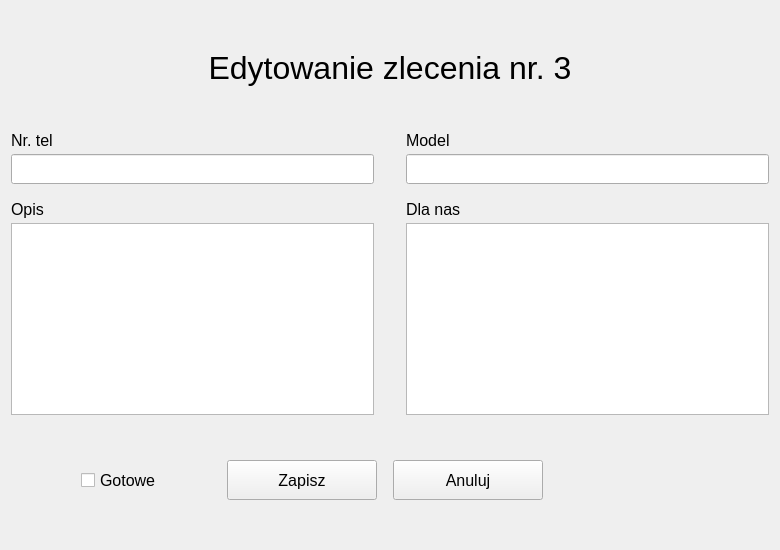
           <widget class="QWidget" name="editPage">
            <layout class="QVBoxLayout" name="verticalLayout_5">
             <item>
              <spacer name="editPageVSpacer1">
               <property name="orientation">
                <enum>Qt::Orientation::Vertical</enum>
               </property>
               <property name="sizeHint" stdset="0">
                <size>
                 <width>20</width>
                 <height>39</height>
                </size>
               </property>
              </spacer>
             </item>
             <item>
              <widget class="QLabel" name="editPageLabel">
               <property name="font">
                <font>
                 <pointsize>24</pointsize>
                </font>
               </property>
               <property name="text">
                <string>Edytowanie zlecenia nr. 3</string>
               </property>
               <property name="alignment">
                <set>Qt::AlignmentFlag::AlignCenter</set>
               </property>
              </widget>
             </item>
             <item>
              <spacer name="editPageVSpacer2">
               <property name="orientation">
                <enum>Qt::Orientation::Vertical</enum>
               </property>
               <property name="sizeHint" stdset="0">
                <size>
                 <width>20</width>
                 <height>39</height>
                </size>
               </property>
              </spacer>
             </item>
             <item>
              <layout class="QGridLayout" name="editPageInputGrid">
               <property name="horizontalSpacing">
                <number>32</number>
               </property>
               <property name="verticalSpacing">
                <number>16</number>
               </property>
               <item row="0" column="0">
                <layout class="QVBoxLayout" name="editPagePhoneLayout">
                 <property name="spacing">
                  <number>4</number>
                 </property>
                 <item>
                  <widget class="QLabel" name="editPagePhoneLabel">
                   <property name="font">
                    <font>
                     <pointsize>12</pointsize>
                    </font>
                   </property>
                   <property name="text">
                    <string>Nr. tel</string>
                   </property>
                  </widget>
                 </item>
                 <item>
                  <widget class="QLineEdit" name="editPagePhoneLineEdit">
                   <property name="minimumSize">
                    <size>
                     <width>0</width>
                     <height>30</height>
                    </size>
                   </property>
                   <property name="cursor">
                    <cursorShape>IBeamCursor</cursorShape>
                   </property>
                  </widget>
                 </item>
                </layout>
               </item>
               <item row="0" column="1">
                <layout class="QVBoxLayout" name="editPageModelLayout">
                 <property name="spacing">
                  <number>4</number>
                 </property>
                 <item>
                  <widget class="QLabel" name="editPageModelLabel">
                   <property name="font">
                    <font>
                     <pointsize>12</pointsize>
                    </font>
                   </property>
                   <property name="text">
                    <string>Model</string>
                   </property>
                  </widget>
                 </item>
                 <item>
                  <widget class="QLineEdit" name="editPageModelLineEdit">
                   <property name="minimumSize">
                    <size>
                     <width>0</width>
                     <height>30</height>
                    </size>
                   </property>
                   <property name="cursor">
                    <cursorShape>IBeamCursor</cursorShape>
                   </property>
                  </widget>
                 </item>
                </layout>
               </item>
               <item row="1" column="1">
                <layout class="QVBoxLayout" name="editPageForUsLayout">
                 <property name="spacing">
                  <number>4</number>
                 </property>
                 <item>
                  <widget class="QLabel" name="editPageForUsLabel">
                   <property name="font">
                    <font>
                     <pointsize>12</pointsize>
                    </font>
                   </property>
                   <property name="text">
                    <string>Dla nas</string>
                   </property>
                  </widget>
                 </item>
                 <item>
                  <widget class="QPlainTextEdit" name="editPageForUsPlainTextEdit">
                   <property name="cursor" stdset="0">
                    <cursorShape>IBeamCursor</cursorShape>
                   </property>
                  </widget>
                 </item>
                </layout>
               </item>
               <item row="1" column="0">
                <layout class="QVBoxLayout" name="editPageDescLayout">
                 <property name="spacing">
                  <number>4</number>
                 </property>
                 <item>
                  <widget class="QLabel" name="editPageDescLabel">
                   <property name="font">
                    <font>
                     <pointsize>12</pointsize>
                    </font>
                   </property>
                   <property name="text">
                    <string>Opis</string>
                   </property>
                  </widget>
                 </item>
                 <item>
                  <widget class="QPlainTextEdit" name="editPageDescPlainTextEdit">
                   <property name="cursor" stdset="0">
                    <cursorShape>IBeamCursor</cursorShape>
                   </property>
                  </widget>
                 </item>
                </layout>
               </item>
              </layout>
             </item>
             <item>
              <spacer name="editPageVSpacer3">
               <property name="orientation">
                <enum>Qt::Orientation::Vertical</enum>
               </property>
               <property name="sizeHint" stdset="0">
                <size>
                 <width>20</width>
                 <height>39</height>
                </size>
               </property>
              </spacer>
             </item>
             <item>
              <layout class="QHBoxLayout" name="editPageButtonsLayout">
               <property name="spacing">
                <number>16</number>
               </property>
               <item>
                <spacer name="editPageHSpacer1">
                 <property name="orientation">
                  <enum>Qt::Orientation::Horizontal</enum>
                 </property>
                 <property name="sizeType">
                  <enum>QSizePolicy::Policy::Minimum</enum>
                 </property>
                 <property name="sizeHint" stdset="0">
                  <size>
                   <width>70</width>
                   <height>20</height>
                  </size>
                 </property>
                </spacer>
               </item>
               <item>
                <widget class="QCheckBox" name="editPageReadyCheckBox">
                 <property name="sizePolicy">
                  <sizepolicy hsizetype="Fixed" vsizetype="Fixed">
                   <horstretch>0</horstretch>
                   <verstretch>0</verstretch>
                  </sizepolicy>
                 </property>
                 <property name="minimumSize">
                  <size>
                   <width>100</width>
                   <height>40</height>
                  </size>
                 </property>
                 <property name="font">
                  <font>
                   <pointsize>12</pointsize>
                  </font>
                 </property>
                 <property name="text">
                  <string>Gotowe</string>
                 </property>
                </widget>
               </item>
               <item>
                <spacer name="editPageHSpacer2">
                 <property name="orientation">
                  <enum>Qt::Orientation::Horizontal</enum>
                 </property>
                 <property name="sizeType">
                  <enum>QSizePolicy::Policy::Expanding</enum>
                 </property>
                 <property name="sizeHint" stdset="0">
                  <size>
                   <width>30</width>
                   <height>20</height>
                  </size>
                 </property>
                </spacer>
               </item>
               <item>
                <widget class="QPushButton" name="editPageConfirmButton">
                 <property name="minimumSize">
                  <size>
                   <width>150</width>
                   <height>40</height>
                  </size>
                 </property>
                 <property name="font">
                  <font>
                   <pointsize>12</pointsize>
                  </font>
                 </property>
                 <property name="cursor">
                  <cursorShape>PointingHandCursor</cursorShape>
                 </property>
                 <property name="text">
                  <string>Zapisz</string>
                 </property>
                </widget>
               </item>
               <item>
                <widget class="QPushButton" name="editPageCancelButton">
                 <property name="minimumSize">
                  <size>
                   <width>150</width>
                   <height>40</height>
                  </size>
                 </property>
                 <property name="font">
                  <font>
                   <pointsize>12</pointsize>
                  </font>
                 </property>
                 <property name="cursor">
                  <cursorShape>PointingHandCursor</cursorShape>
                 </property>
                 <property name="text">
                  <string>Anuluj</string>
                 </property>
                </widget>
               </item>
               <item>
                <spacer name="editPageHSpacer3">
                 <property name="orientation">
                  <enum>Qt::Orientation::Horizontal</enum>
                 </property>
                 <property name="sizeHint" stdset="0">
                  <size>
                   <width>40</width>
                   <height>20</height>
                  </size>
                 </property>
                </spacer>
               </item>
               <item>
                <spacer name="editPageHSpacer4">
                 <property name="orientation">
                  <enum>Qt::Orientation::Horizontal</enum>
                 </property>
                 <property name="sizeType">
                  <enum>QSizePolicy::Policy::Fixed</enum>
                 </property>
                 <property name="sizeHint" stdset="0">
                  <size>
                   <width>186</width>
                   <height>20</height>
                  </size>
                 </property>
                </spacer>
               </item>
              </layout>
             </item>
             <item>
              <spacer name="editPageVSpacer4">
               <property name="orientation">
                <enum>Qt::Orientation::Vertical</enum>
               </property>
               <property name="sizeHint" stdset="0">
                <size>
                 <width>20</width>
                 <height>39</height>
                </size>
               </property>
              </spacer>
             </item>
            </layout>
           </widget>
